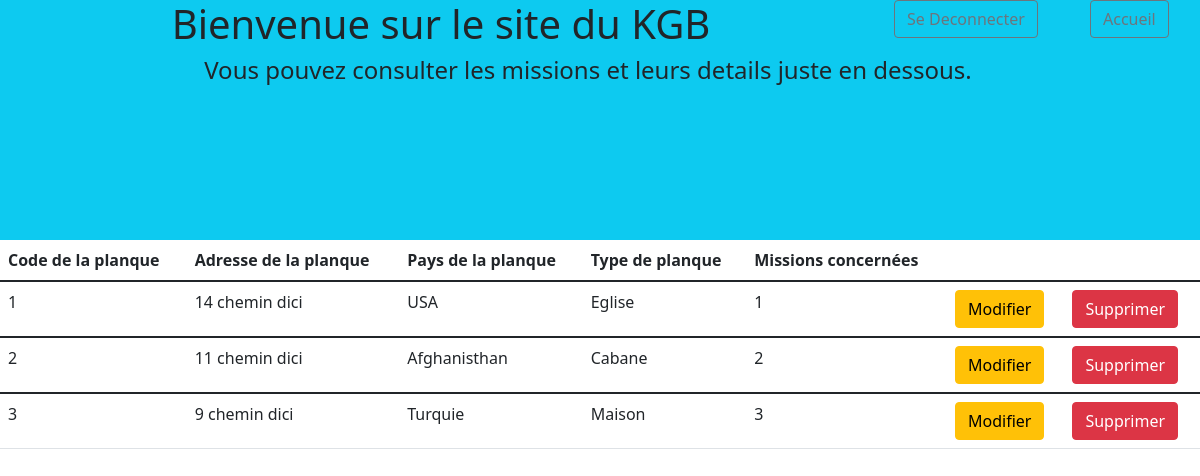
/back/planques (signed in), run on the app's committed database.
### tables this page shows
CREATE TABLE `planque` (
  `CODE_PLANQUE` int(11) NOT NULL,
  `ADRESSE` varchar(36) NOT NULL,
  `PAYS` varchar(36) NOT NULL,
  `TYPE_PLANQUE` varchar(36) NOT NULL,
  `MISSION_PLANQUE` int(11) DEFAULT NULL
);

### Controlleur/BackController.php (called while the page is built, shortened)
<?php
require_once('Modèle/ManageBack.php');
class BackController
{
    private $Manager;
    public function __construct()
    {
        $this->Manager = new ManageBack();
    }
    public function afficherPlanques()
    {
        $this->Manager->Affichemesplanques();
        $mesplanques = $this->Manager->getPlanques();
        require_once('Vue/planques/planque.php');
    }
}

### Modèle/ManageBack.php (called while the page is built, shortened)
<?php
require_once('ManageAccueil.php');
require_once('Planque.php');
class ManageBack extends AccesBdd
{
    private $planques;
    public function getPlanques()
    {
        return $this->planques;
    }
    public function setPlanques($planques)
    {
        $this->planques[] = $planques;
    }
    public function Affichemesplanques()
    {
        $pdo = $this->getBdd();
        $req3 = $pdo->prepare('SELECT code_planque, adresse, pays, type_planque, mission_planque FROM Planque');
        $req3->execute();
        $mesplanques = $req3->fetchAll(PDO::FETCH_ASSOC);
    }
}

### Modèle/Planque.php (called while the page is built, shortened)
<?php
class Planque
{
    private int $code;
    private string $adresse;
    private string $pays;
    private string $type;
    private $mission;
    public function __construct($adresse, $pays, $type)
    {
        $this->adresse = $adresse;
        $this->pays = $pays;
        $this->type = $type;
    }
    function getCode()
    {
        return $this->code;
    }
    function setCode($code)
    {
        $this->code = $code;
    }
    function getAdresse()
    {
        return $this->adresse;
    }
    function getPays()
    {
        return $this->pays;
    }
    function getType()
    {
        return $this->type;
    }
    public function getMission()
    {
        return $this->mission;
    }
    public function setMission($mission)
    {
        $this->mission = $mission;
    }
}

### Vue/planques/planque.php (the view, shortened to what this page needs)
<div class="container-fluid violet">
    <div class="row w-100">
        <div class="col-md-9">
            <h1 class="text-center">Bienvenue sur le site du KGB</h1>
        </div>
        <div class="col-md-2"><a href="<?= URL ?>connexion/deconnexion"><button type="button" class="btn btn-outline-secondary">Se Deconnecter</button></a></div>
        <div class="col-md-1"><a href="<?= URL ?>accueil.php"><button type="button" class="btn btn-outline-secondary white">Accueil</button></a></div>
    </div>
    <div class="row w-100">
        <h4 class="text-center">
            Vous pouvez consulter les missions et leurs details juste en dessous.
        </h4>
    </div>
</div>
<table class="table">
    <thead>
        <th>
            Code de la planque
        </th>
        <th>
            Adresse de la planque
        </th>
        <th>
            Pays de la planque
        </th>
        <th>
            Type de planque
        </th>
        <th>
            Missions concernées
        </th>
        <th>
        </th>
        <th>
        </th>
    </thead>
    <?php
    for ($i = 0; $i < count($mesplanques); $i++) :
    ?>
        <tbody>
            <tr>
                <td>
                    <?= $mesplanques[$i]->getCode(); ?>
                </td>
                <td>
                    <?= $mesplanques[$i]->getAdresse(); ?>
                </td>
                <td>
                    <?= $mesplanques[$i]->getPays(); ?>
                </td>
                <td>
                    <?= $mesplanques[$i]->getType(); ?>
                </td>
                <td>
                    <?= $mesplanques[$i]->getMission(); ?>
                </td>
                <td>
                    <a href="<?= URL ?>back/modplanque/<?= $mesplanques[$i]->getCode(); ?>"><button class="btn btn-warning">Modifier</button></a>
                </td>
                <td>
                    <form method="post" action="<?= URL ?>back/supplanque/<?= $mesplanques[$i]->getCode(); ?>">
                        <button class="btn btn-danger" type="submit">Supprimer</button>
                    </form>
                </td>
            </tr>
        </tbody>
    <?php
    endfor;
    ?>
</table>
<?php
require('Vue/base.php');
?>

### index.css (style rules this page uses)
.violet { background-color:#0dcaf0; height : 30vh; }

### data on the page
planque: ADRESSE "14 chemin dici", PAYS "USA", TYPE_PLANQUE "Eglise", MISSION_PLANQUE "1"
planque: ADRESSE "11 chemin dici", PAYS "Afghanisthan", TYPE_PLANQUE "Cabane", MISSION_PLANQUE "2"
planque: ADRESSE "9 chemin dici", PAYS "Turquie", TYPE_PLANQUE "Maison", MISSION_PLANQUE "3"

### other printed values
$mesplanques[$i]->getCode() "1"
$mesplanques[$i]->getCode() "2"
$mesplanques[$i]->getCode() "3"
